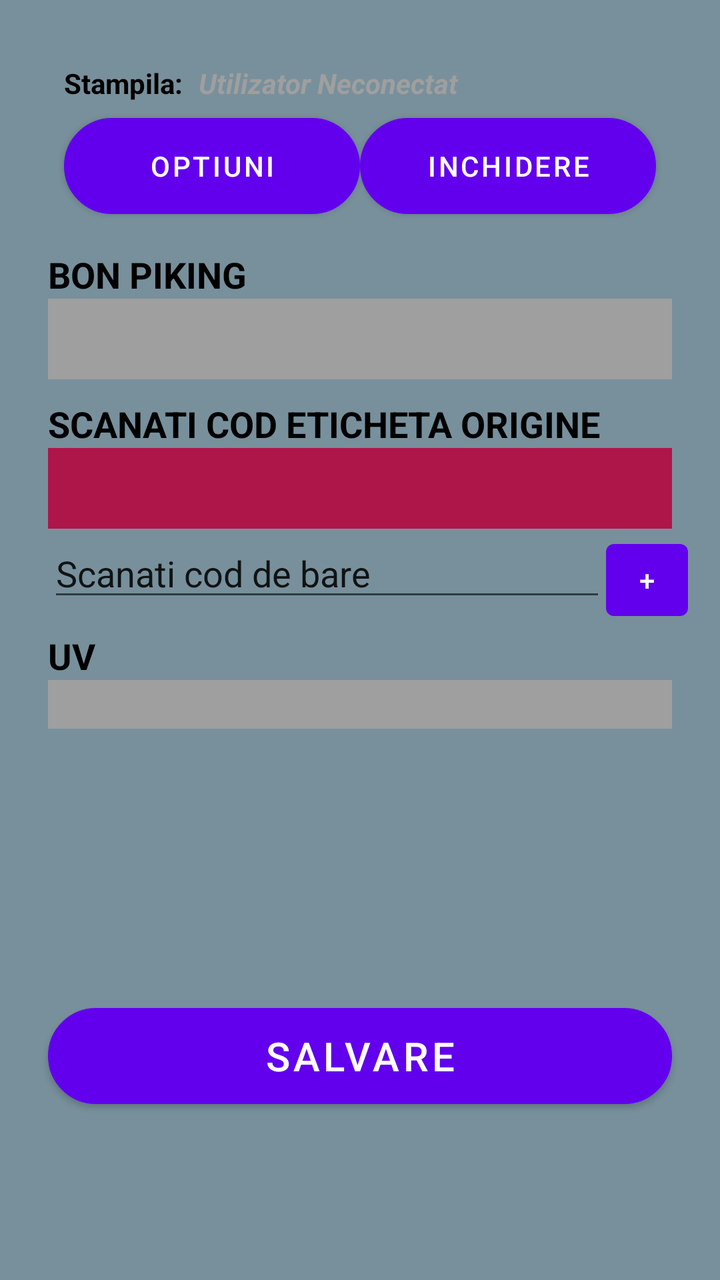
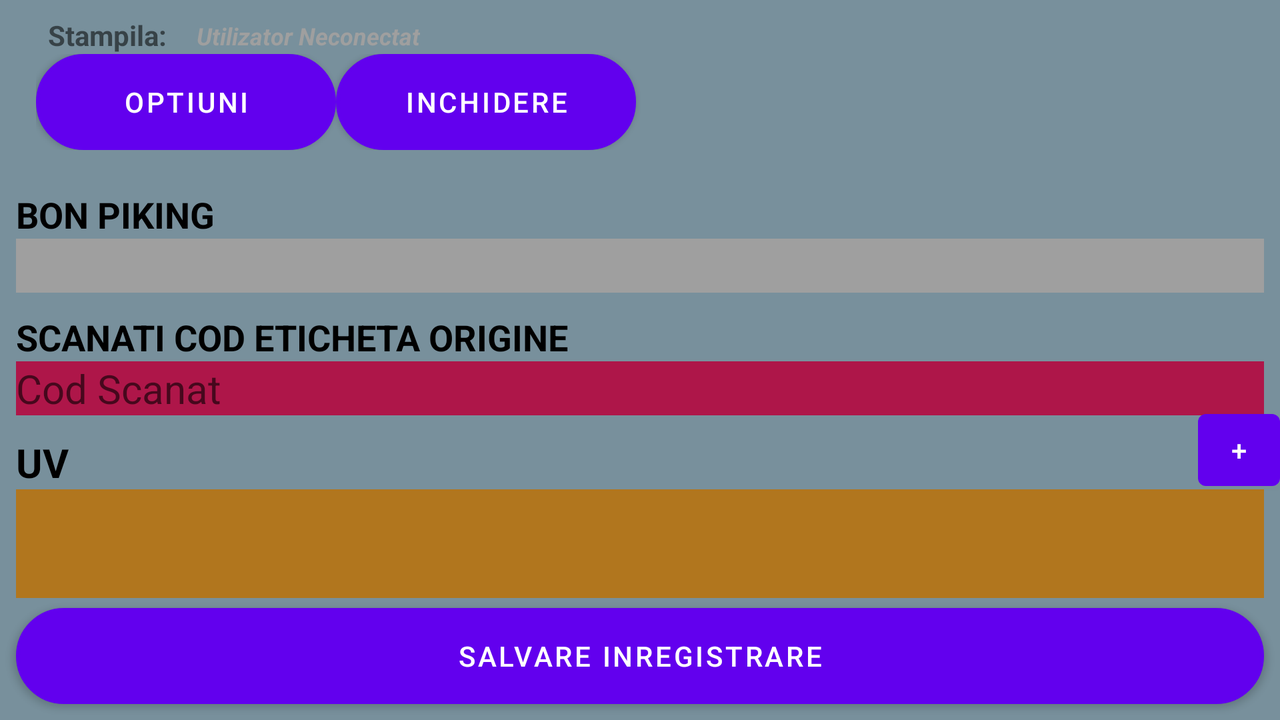

One screen, two layout resources from the same app: the default and the repository's alternative for another configuration. Each is rendered where Android would select it; the XML of both is given below.
<!-- AndroidManifest.xml: application theme Theme.BasicActivity -->
<!-- res/layout/fragment_first.xml -->
<?xml version="1.0" encoding="utf-8"?>
<androidx.constraintlayout.widget.ConstraintLayout xmlns:android="http://schemas.android.com/apk/res/android"
    xmlns:app="http://schemas.android.com/apk/res-auto"
    xmlns:tools="http://schemas.android.com/tools"
    android:id="@+id/constraintLayout_firstFragment"
    android:layout_width="match_parent"
    android:layout_height="match_parent"
    android:background="#78909C"
    android:padding="16dp"
    tools:context=".SecondFragment">


    <androidx.constraintlayout.widget.ConstraintLayout
        android:id="@+id/constraintLayout_butoane"
        android:layout_width="match_parent"
        android:layout_height="0dp"
        android:layout_marginStart="8dp"
        android:layout_marginTop="8dp"
        android:layout_marginEnd="8dp"
        app:layout_constraintEnd_toEndOf="parent"
        app:layout_constraintStart_toStartOf="parent"
        app:layout_constraintTop_toTopOf="parent">

        <TextView
            android:id="@+id/tv_user"
            android:layout_width="0dp"
            android:layout_height="wrap_content"

            android:layout_marginStart="8dp"
            android:layout_marginEnd="8dp"
            android:text="@string/menu_fragment_user"
            android:textAlignment="viewStart"

            android:textColor="@color/gray"
            android:textSize="14sp"
            android:textStyle="bold|italic"
            app:layout_constraintBaseline_toBaselineOf="@+id/tv_user2"
            app:layout_constraintEnd_toEndOf="parent"
            app:layout_constraintStart_toEndOf="@+id/tv_user2" />

        <TextView
            android:id="@+id/tv_user2"
            android:layout_width="wrap_content"
            android:layout_height="wrap_content"

            android:layout_marginStart="8dp"
            android:layout_marginTop="8dp"
            android:layout_marginBottom="8dp"
            android:text="@string/menu_fragment_stampila"

            android:textAlignment="viewStart"
            android:textColor="@color/black"
            android:textStyle="bold"
            app:layout_constraintBottom_toTopOf="@+id/optiuni"
            app:layout_constraintStart_toStartOf="parent"
            app:layout_constraintTop_toTopOf="parent" />

        <Button
            android:id="@+id/optiuni"
            android:layout_width="0dp"
            android:layout_height="wrap_content"

            android:layout_marginStart="8dp"


            android:background="@drawable/custom_button"
            android:enabled="true"
            android:text="@string/menu_option"
            android:textSize="14sp"
            app:layout_constraintBaseline_toBaselineOf="@+id/inchidere"
            app:layout_constraintEnd_toStartOf="@+id/guideline3"
            app:layout_constraintStart_toStartOf="parent" />

        <Button
            android:id="@+id/inchidere"
            android:layout_width="0dp"
            android:layout_height="wrap_content"

            android:layout_marginEnd="8dp"


            android:layout_marginBottom="8dp"
            android:background="@drawable/custom_button"
            android:backgroundTint="@color/orange"
            android:backgroundTintMode="screen"
            android:text="@string/action_sign_in_Inchidere"
            android:textSize="14sp"
            app:layout_constraintBottom_toBottomOf="parent"
            app:layout_constraintEnd_toEndOf="parent"
            app:layout_constraintStart_toEndOf="@+id/optiuni" />

        <androidx.constraintlayout.widget.Guideline
            android:id="@+id/guideline3"
            android:layout_width="wrap_content"
            android:layout_height="wrap_content"
            android:orientation="vertical"
            app:layout_constraintGuide_percent="0.5" />


    </androidx.constraintlayout.widget.ConstraintLayout>

    <EditText
        android:id="@+id/et_uv"
        android:layout_width="match_parent"
        android:layout_height="wrap_content"
        android:layout_marginStart="8dp"

        android:layout_marginEnd="8dp"
        android:background="@color/gray"
        android:ems="10"
        android:enabled="false"
        android:hint="  "
        android:inputType="number"
        android:visibility="visible"
        app:layout_constraintBottom_toTopOf="@+id/button_salvare"
        app:layout_constraintEnd_toEndOf="parent"
        app:layout_constraintHorizontal_bias="1.0"
        app:layout_constraintStart_toStartOf="parent"
        app:layout_constraintTop_toBottomOf="@+id/tv_uv"
        app:layout_constraintVertical_bias="0.0"
        tools:visibility="visible" />

    <EditText
        android:id="@+id/et_bonPiking"
        android:layout_width="match_parent"
        android:layout_height="wrap_content"
        android:layout_marginStart="8dp"

        android:layout_marginEnd="8dp"
        android:background="@color/gray"
        android:editable="false"
        android:ems="10"
        android:enabled="false"
        android:hint=" "

        android:text=" "
        android:textSize="@dimen/text_scan"
        android:visibility="visible"
        app:layout_constraintEnd_toEndOf="parent"
        app:layout_constraintHorizontal_bias="0.0"
        app:layout_constraintStart_toStartOf="parent"
        app:layout_constraintTop_toBottomOf="@+id/tv_bonPiking"
        tools:visibility="visible" />

    <EditText
        android:id="@+id/et_etichetaOrigine"
        android:layout_width="match_parent"
        android:layout_height="wrap_content"
        android:layout_marginStart="8dp"
        android:layout_marginEnd="8dp"

        android:background="@color/red"
        android:editable="false"
        android:ems="10"
        android:hint="@string/cod_scanat"

        android:visibility="visible"
        app:layout_constraintEnd_toEndOf="parent"
        app:layout_constraintHorizontal_bias="0.0"
        app:layout_constraintStart_toStartOf="parent"
        app:layout_constraintTop_toBottomOf="@+id/tv_codEtichetaOrigine"
        tools:visibility="invisible" />

    <androidx.constraintlayout.widget.Guideline
        android:id="@+id/guideline2"
        android:layout_width="wrap_content"
        android:layout_height="wrap_content"
        android:layout_marginBottom="731dp"
        android:orientation="vertical"
        app:layout_constraintBottom_toBottomOf="parent"
        app:layout_constraintGuide_begin="-13dp" />


    <TextView
        android:id="@+id/tv_bonPiking"
        android:layout_width="match_parent"
        android:layout_height="wrap_content"
        android:layout_marginStart="8dp"
        android:layout_marginTop="10dp"
        android:layout_marginEnd="8dp"
        android:text="@string/bon_piking"
        android:textColor="@color/black"
        android:textSize="18sp"
        android:textStyle="bold"
        android:visibility="visible"
        app:layout_constraintEnd_toEndOf="parent"
        app:layout_constraintStart_toStartOf="parent"
        app:layout_constraintTop_toBottomOf="@+id/constraintLayout_butoane"
        tools:visibility="visible" />

    <TextView
        android:id="@+id/tv_codEtichetaOrigine"
        android:layout_width="match_parent"
        android:layout_height="wrap_content"
        android:layout_marginStart="8dp"
        android:layout_marginTop="10dp"
        android:layout_marginEnd="8dp"
        android:text="@string/scanati_cod_eticheta_origine"
        android:textColor="@color/black"
        android:textSize="18sp"
        android:textStyle="bold"
        android:visibility="visible"
        app:layout_constraintEnd_toEndOf="parent"
        app:layout_constraintStart_toStartOf="parent"
        app:layout_constraintTop_toBottomOf="@+id/et_bonPiking"
        tools:visibility="visible" />

    <TextView
        android:id="@+id/tv_uv"
        android:layout_width="match_parent"
        android:layout_height="0dp"
        android:layout_marginStart="8dp"
        android:layout_marginTop="10dp"
        android:layout_marginEnd="8dp"
        android:text="@string/uv"
        android:textColor="@color/black"
        android:textSize="18sp"
        android:textStyle="bold"
        android:visibility="visible"
        app:layout_constraintEnd_toEndOf="parent"
        app:layout_constraintHorizontal_bias="0.781"
        app:layout_constraintStart_toStartOf="parent"
        app:layout_constraintTop_toBottomOf="@+id/et_codEtichetaOrigine"
        tools:visibility="visible" />

    <Button
        android:id="@+id/button_salvare"
        android:layout_width="match_parent"
        android:layout_height="wrap_content"
        android:layout_marginStart="8dp"
        android:layout_marginEnd="8dp"
        android:layout_marginBottom="8dp"
        android:background="@drawable/custom_button"
        android:text="@string/Salvare"
        android:textSize="20sp"
        app:layout_constraintBottom_toBottomOf="parent"
        app:layout_constraintEnd_toEndOf="parent"
        app:layout_constraintStart_toStartOf="parent"
        app:layout_constraintTop_toBottomOf="@+id/tv_uv"
        app:layout_constraintVertical_bias="0.72" />

    <TextView
        android:id="@+id/tv_codEticheta"

        android:layout_width="match_parent"
        android:layout_height="wrap_content"
        android:layout_marginStart="8dp"
        android:layout_marginEnd="8dp"

        android:background="@color/red"
        android:editable="false"
        android:ems="10"
        android:hint="@string/cod_scanat"
        android:text=" "
        android:textSize="@dimen/text_scan"
        app:layout_constraintEnd_toEndOf="parent"
        app:layout_constraintStart_toStartOf="parent"
        app:layout_constraintTop_toBottomOf="@+id/tv_codEtichetaOrigine" />

    <Button
        android:id="@+id/add_eticheta_origine"
        android:layout_width="0dp"
        android:layout_height="wrap_content"
        android:minWidth="20dp"
        android:text="+"
        app:layout_constraintBottom_toTopOf="@+id/tv_uv"
        app:layout_constraintEnd_toEndOf="parent"
        app:layout_constraintTop_toBottomOf="@+id/tv_codEticheta" />

    <EditText
        android:id="@+id/et_codEtichetaOrigine"
        android:layout_width="0dp"
        android:layout_height="wrap_content"
        android:layout_marginStart="8dp"
        android:ems="10"
        android:inputType="textPersonName"
        android:text="Scanati cod de bare"
        app:layout_constraintEnd_toStartOf="@+id/add_eticheta_origine"
        app:layout_constraintHorizontal_bias="1.0"
        app:layout_constraintStart_toStartOf="parent"
        app:layout_constraintTop_toBottomOf="@+id/tv_codEticheta" />

</androidx.constraintlayout.widget.ConstraintLayout>
<!-- resources referenced by this layout -->
<resources>
  <color name="black">#FF000000</color>
  <color name="gray">#9F9F9F</color>
  <color name="orange">#B1761E</color>
  <color name="red">#AE1649</color>
  <dimen name="text_scan">30sp</dimen>
  <!-- drawable custom_button (drawable) -->
  <?xml version="1.0" encoding="utf-8"?>
  <shape xmlns:android="http://schemas.android.com/apk/res/android" android:shape="rectangle">
      <stroke android:color="@color/orange" android:width="2dp"/>
      <corners android:radius="200dp"/>
      <solid android:color="@color/green" />
  </shape>
  <string name="Salvare">SALVARE</string>
  <string name="action_sign_in_Inchidere">Inchidere</string>
  <string name="bon_piking">BON PIKING</string>
  <string name="cod_scanat">Cod Scanat</string>
  <string name="menu_fragment_stampila">Stampila:</string>
  <string name="menu_fragment_user">Utilizator Neconectat</string>
  <string name="menu_option">OPTIUNI</string>
  <string name="scanati_cod_eticheta_origine">SCANATI COD ETICHETA ORIGINE</string>
  <string name="uv">UV</string>
  <style name="Theme.BasicActivity" parent="Theme.MaterialComponents.DayNight.DarkActionBar">
          
          <item name="colorPrimary">@color/purple_500</item>
          <item name="colorPrimaryVariant">@color/purple_700</item>
          <item name="colorOnPrimary">@color/white</item>
          
          <item name="colorSecondary">@color/teal_200</item>
          <item name="colorSecondaryVariant">@color/teal_700</item>
          <item name="colorOnSecondary">@color/black</item>
          
          <item name="android:statusBarColor" tools:targetApi="l">?attr/colorPrimaryVariant</item>
          
      </style>
  <color name="green">#075C0A</color>
  <color name="purple_500">#FF6200EE</color>
  <color name="purple_700">#FF3700B3</color>
  <color name="white">#FFFFFFFF</color>
  <color name="teal_200">#FF03DAC5</color>
  <color name="teal_700">#FF018786</color>
</resources>
<!-- res/layout-land/fragment_first.xml (the repository's variant of the layout above) -->
<!-- drawn on the phone turned sideways -->
<?xml version="1.0" encoding="utf-8"?>
<androidx.constraintlayout.widget.ConstraintLayout xmlns:android="http://schemas.android.com/apk/res/android"
    xmlns:app="http://schemas.android.com/apk/res-auto"
    xmlns:tools="http://schemas.android.com/tools"
    android:id="@+id/constraintLayout_firstFragment"
    android:layout_width="match_parent"
    android:layout_height="match_parent"
    android:background="#78909C"
    tools:context=".SecondFragment">


    <androidx.constraintlayout.widget.ConstraintLayout
        android:id="@+id/constraintLayout_butoane"
        android:layout_width="match_parent"
        android:layout_height="wrap_content"
        android:layout_marginStart="8dp"
        android:layout_marginTop="8dp"
        android:layout_marginEnd="8dp"
        app:layout_constraintBottom_toTopOf="@+id/tv_bonPiking"
        app:layout_constraintEnd_toEndOf="parent"
        app:layout_constraintHorizontal_bias="1.0"
        app:layout_constraintStart_toStartOf="parent"
        app:layout_constraintTop_toTopOf="parent">

        <TextView
            android:id="@+id/tv_user"
            android:layout_width="wrap_content"
            android:layout_height="wrap_content"

            android:layout_marginStart="12dp"
            android:layout_marginEnd="239dp"
            android:layout_marginBottom="1dp"
            android:text="@string/menu_fragment_user"
            android:textAlignment="viewStart"
            android:textColor="@color/gray"
            android:textSize="12sp"
            android:textStyle="bold|italic"
            app:layout_constraintBottom_toTopOf="@+id/linearLayout"
            app:layout_constraintEnd_toEndOf="parent"
            app:layout_constraintHorizontal_bias="0.016"
            app:layout_constraintStart_toEndOf="@+id/tv_user2"
            app:layout_constraintTop_toTopOf="parent"
            app:layout_constraintVertical_bias="1.0" />

        <TextView
            android:id="@+id/tv_user2"
            android:layout_width="wrap_content"
            android:layout_height="wrap_content"

            android:layout_marginStart="16dp"

            android:text="@string/menu_fragment_stampila"
            android:textAlignment="viewStart"
            android:textStyle="bold"
            app:layout_constraintBottom_toTopOf="@+id/linearLayout"
            app:layout_constraintStart_toStartOf="parent"
            app:layout_constraintTop_toTopOf="parent" />

        <LinearLayout
            android:id="@+id/linearLayout"
            android:layout_width="match_parent"
            android:layout_height="wrap_content"


            android:orientation="horizontal"
            android:paddingLeft="10dp"
            android:paddingBottom="10dp"

            app:layout_constraintTop_toBottomOf="@+id/tv_user2">

            <Button
                android:id="@+id/optiuni"
                android:layout_width="150dp"
                android:layout_height="wrap_content"

                android:background="@drawable/custom_button"
                android:enabled="true"
                android:text="@string/menu_option" />

            <Button
                android:id="@+id/inchidere"
                android:layout_width="150dp"
                android:layout_height="wrap_content"
                android:background="@drawable/custom_button"
                android:enabled="true"
                android:text="@string/action_sign_in_Inchidere" />
        </LinearLayout>

    </androidx.constraintlayout.widget.ConstraintLayout>

    <EditText
        android:id="@+id/et_uv"
        android:layout_width="match_parent"
        android:layout_height="0dp"
        android:layout_marginStart="8dp"

        android:layout_marginEnd="8dp"
        android:layout_marginBottom="5dp"
        android:background="@color/orange"
        android:ems="10"
        android:enabled="false"
        android:hint="  "
        android:inputType="number"
        android:textSize="20sp"
        android:visibility="visible"
        app:layout_constraintBottom_toTopOf="@+id/button_salvare"
        app:layout_constraintEnd_toEndOf="parent"
        app:layout_constraintHorizontal_bias="1.0"
        app:layout_constraintStart_toStartOf="parent"
        app:layout_constraintTop_toBottomOf="@+id/tv_uv"
        tools:visibility="visible" />

    <EditText
        android:id="@+id/et_bonPiking"
        android:layout_width="match_parent"
        android:layout_height="0dp"
        android:layout_marginStart="8dp"

        android:layout_marginEnd="8dp"
        android:background="@color/gray"
        android:editable="false"
        android:ems="10"
        android:enabled="false"
        android:hint="  "

        android:text=" "
        android:textSize="20sp"
        android:visibility="visible"
        app:layout_constraintEnd_toEndOf="parent"
        app:layout_constraintHorizontal_bias="0.0"
        app:layout_constraintStart_toStartOf="parent"
        app:layout_constraintTop_toBottomOf="@+id/tv_bonPiking"
        tools:visibility="visible" />

    <EditText
        android:id="@+id/et_etichetaOrigine"
        android:layout_width="match_parent"
        android:layout_height="wrap_content"
        android:layout_marginStart="8dp"
        android:layout_marginEnd="8dp"

        android:background="@color/red"
        android:editable="false"
        android:ems="10"
        android:hint="@string/cod_scanat"

        android:visibility="visible"
        app:layout_constraintEnd_toEndOf="parent"
        app:layout_constraintHorizontal_bias="0.0"
        app:layout_constraintStart_toStartOf="parent"
        app:layout_constraintTop_toBottomOf="@+id/tv_codEtichetaOrigine"
        tools:visibility="invisible" />

    <androidx.constraintlayout.widget.Guideline
        android:id="@+id/guideline2"
        android:layout_width="wrap_content"
        android:layout_height="wrap_content"
        android:layout_marginBottom="731dp"
        android:orientation="vertical"
        app:layout_constraintBottom_toBottomOf="parent"
        app:layout_constraintGuide_begin="-13dp" />


    <TextView
        android:id="@+id/tv_bonPiking"
        android:layout_width="match_parent"
        android:layout_height="0dp"
        android:layout_marginStart="8dp"
        android:layout_marginTop="10dp"
        android:layout_marginEnd="8dp"
        android:text="@string/bon_piking"
        android:textColor="@color/black"
        android:textSize="18sp"
        android:textStyle="bold"
        android:visibility="visible"
        app:layout_constraintEnd_toEndOf="parent"
        app:layout_constraintStart_toStartOf="parent"
        app:layout_constraintTop_toBottomOf="@+id/constraintLayout_butoane"
        tools:visibility="visible" />

    <TextView
        android:id="@+id/tv_codEtichetaOrigine"
        android:layout_width="match_parent"
        android:layout_height="0dp"
        android:layout_marginStart="8dp"
        android:layout_marginTop="10dp"
        android:layout_marginEnd="8dp"
        android:text="@string/scanati_cod_eticheta_origine"
        android:textColor="@color/black"
        android:textSize="18sp"
        android:textStyle="bold"
        android:visibility="visible"
        app:layout_constraintEnd_toEndOf="parent"
        app:layout_constraintStart_toStartOf="parent"
        app:layout_constraintTop_toBottomOf="@+id/et_bonPiking"
        tools:visibility="visible" />

    <TextView
        android:id="@+id/tv_uv"
        android:layout_width="match_parent"
        android:layout_height="0dp"
        android:layout_marginStart="8dp"
        android:layout_marginTop="10dp"
        android:layout_marginEnd="8dp"
        android:text="@string/uv"
        android:textColor="@color/black"
        android:textSize="20sp"
        android:textStyle="bold"
        android:visibility="visible"
        app:layout_constraintEnd_toEndOf="parent"
        app:layout_constraintStart_toStartOf="parent"
        app:layout_constraintTop_toBottomOf="@+id/tv_codEticheta"
        tools:visibility="visible" />

    <Button
        android:id="@+id/button_salvare"
        android:layout_width="match_parent"
        android:layout_height="0dp"
        android:layout_marginStart="8dp"
        android:layout_marginEnd="8dp"
        android:layout_marginBottom="8dp"
        android:background="@drawable/custom_button"
        android:text="@string/salvare_inregistrare"
        app:layout_constraintBottom_toBottomOf="parent"
        app:layout_constraintEnd_toEndOf="parent"
        app:layout_constraintHorizontal_bias="0.0"
        app:layout_constraintStart_toStartOf="parent" />

    <TextView
        android:id="@+id/tv_codEticheta"

        android:layout_width="match_parent"
        android:layout_height="0dp"
        android:layout_marginStart="8dp"
        android:layout_marginEnd="8dp"

        android:background="@color/red"
        android:editable="false"
        android:ems="10"
        android:hint="@string/cod_scanat"
        android:text=""
        android:textSize="20sp"
        app:layout_constraintEnd_toEndOf="parent"
        app:layout_constraintHorizontal_bias="0.0"
        app:layout_constraintStart_toStartOf="parent"
        app:layout_constraintTop_toBottomOf="@+id/tv_codEtichetaOrigine" />

    <Button
        android:id="@+id/add_eticheta_origine"
        android:layout_width="0dp"
        android:layout_height="wrap_content"
        android:minWidth="20dp"
        android:text="+"
        app:layout_constraintBottom_toTopOf="@+id/et_uv"
        app:layout_constraintEnd_toEndOf="parent"
        app:layout_constraintTop_toBottomOf="@+id/et_etichetaOrigine" />
</androidx.constraintlayout.widget.ConstraintLayout>
<!-- resources referenced by the variant -->
<!-- as the phone turned sideways resolves them -->
<resources>
  <color name="black">#FF000000</color>
  <color name="gray">#9F9F9F</color>
  <color name="orange">#B1761E</color>
  <color name="red">#AE1649</color>
  <!-- drawable custom_button (drawable) -->
  <?xml version="1.0" encoding="utf-8"?>
  <shape xmlns:android="http://schemas.android.com/apk/res/android" android:shape="rectangle">
      <stroke android:color="@color/orange" android:width="2dp"/>
      <corners android:radius="200dp"/>
      <solid android:color="@color/green" />
  </shape>
  <string name="action_sign_in_Inchidere">Inchidere</string>
  <string name="bon_piking">BON PIKING</string>
  <string name="cod_scanat">Cod Scanat</string>
  <string name="menu_fragment_stampila">Stampila:</string>
  <string name="menu_fragment_user">Utilizator Neconectat</string>
  <string name="menu_option">OPTIUNI</string>
  <string name="salvare_inregistrare">Salvare Inregistrare</string>
  <string name="scanati_cod_eticheta_origine">SCANATI COD ETICHETA ORIGINE</string>
  <string name="uv">UV</string>
  <style name="Theme.BasicActivity" parent="Theme.MaterialComponents.DayNight.DarkActionBar">
          
          <item name="colorPrimary">@color/purple_500</item>
          <item name="colorPrimaryVariant">@color/purple_700</item>
          <item name="colorOnPrimary">@color/white</item>
          
          <item name="colorSecondary">@color/teal_200</item>
          <item name="colorSecondaryVariant">@color/teal_700</item>
          <item name="colorOnSecondary">@color/black</item>
          
          <item name="android:statusBarColor" tools:targetApi="l">?attr/colorPrimaryVariant</item>
          
      </style>
  <color name="green">#075C0A</color>
  <color name="purple_500">#FF6200EE</color>
  <color name="purple_700">#FF3700B3</color>
  <color name="white">#FFFFFFFF</color>
  <color name="teal_200">#FF03DAC5</color>
  <color name="teal_700">#FF018786</color>
</resources>
